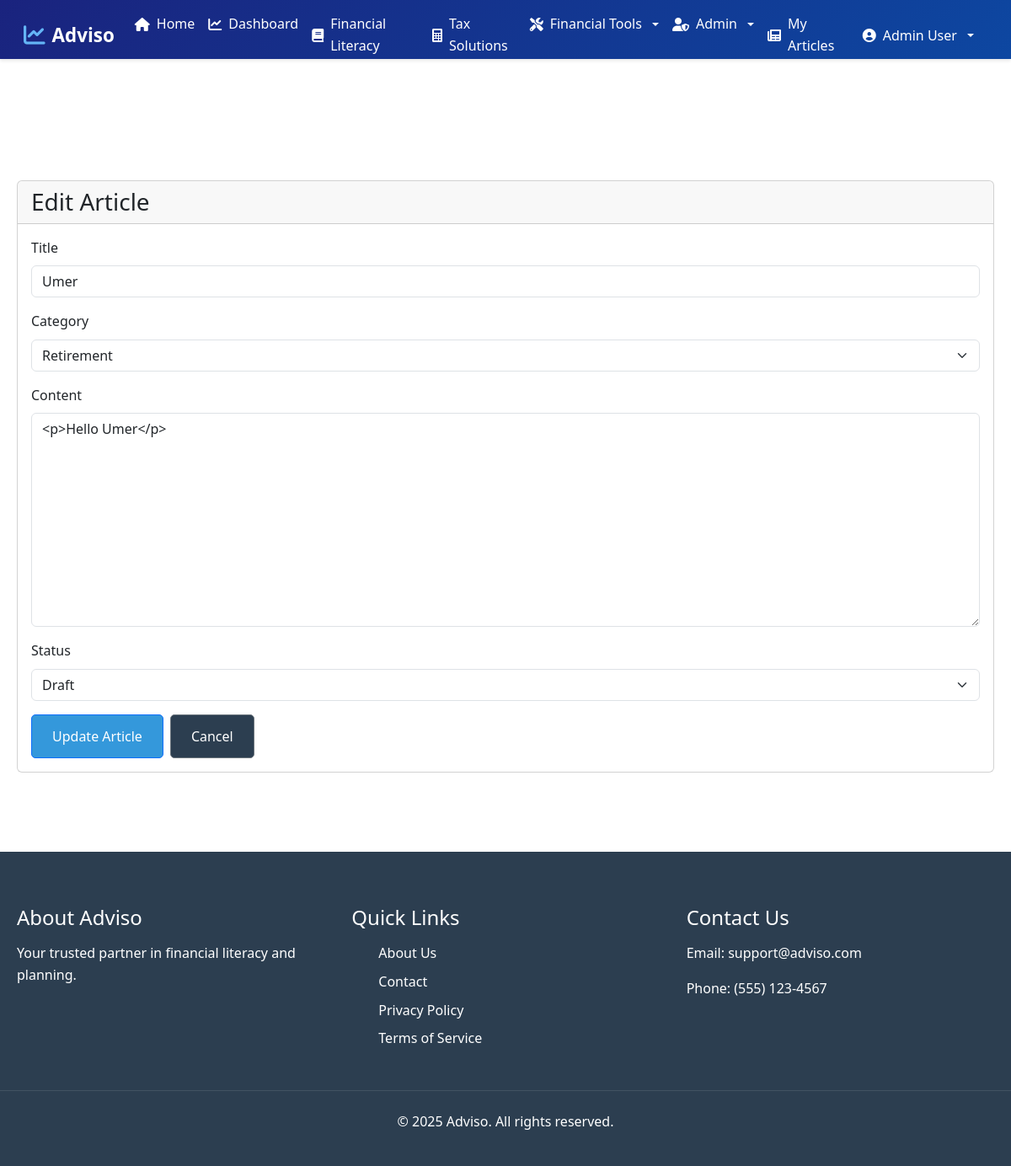
The app's page /edit-article.php?id=1 (signed in) with its own data.
### tables this page shows
CREATE TABLE `articles` (
  `id` int(11) NOT NULL,
  `title` varchar(255) NOT NULL,
  `slug` varchar(255) NOT NULL,
  `content` text NOT NULL,
  `author_id` int(11) NOT NULL,
  `category_id` int(11) NOT NULL,
  `status` enum('draft','pending','published','rejected','revision_needed') NOT NULL DEFAULT 'draft',
  `moderator_feedback` text DEFAULT NULL,
  `moderated_by` int(11) DEFAULT NULL,
  `moderated_at` timestamp NULL DEFAULT NULL,
  `created_at` timestamp NOT NULL DEFAULT current_timestamp(),
  `updated_at` timestamp NOT NULL DEFAULT current_timestamp() ON UPDATE current_timestamp()
);

CREATE TABLE `categories` (
  `id` int(11) NOT NULL,
  `name` varchar(100) NOT NULL,
  `slug` varchar(100) NOT NULL,
  `description` text DEFAULT NULL,
  `created_at` timestamp NOT NULL DEFAULT current_timestamp(),
  `updated_at` timestamp NOT NULL DEFAULT current_timestamp() ON UPDATE current_timestamp()
);

### edit-article.php (the view, shortened to what this page needs)
<?php
require_once 'includes/config.php';
$article_id = isset($_GET['id']) ? (int)$_GET['id'] : 0;
$categories_sql = "SELECT id, name FROM categories ORDER BY name";
$categories_result = $conn->query($categories_sql);
$article_sql = "SELECT * FROM articles WHERE id = ? AND author_id = ?";
$stmt = $conn->prepare($article_sql);
$stmt->bind_param('ii', $article_id, $_SESSION['user_id']);
$stmt->execute();
$result = $stmt->get_result();
$article = $result->fetch_assoc();
include 'includes/header.php';
?>
<div class="container mt-4">
    <div class="row">
        <div class="col-md-12">
            <div class="card">
                <div class="card-header">
                    <h1 class="h3 mb-0">Edit Article</h1>
                </div>
                <div class="card-body">
                    <form method="POST" class="needs-validation" novalidate>
                        <div class="mb-3">
                            <label for="title" class="form-label">Title</label>
                            <input type="text" class="form-control" id="title" name="title"
                                   value="<?php echo htmlspecialchars($article['title']); ?>" required>
                        </div>
                        <div class="mb-3">
                            <label for="category_id" class="form-label">Category</label>
                            <select class="form-select" id="category_id" name="category_id" required>
                                <?php while ($category = $categories_result->fetch_assoc()): ?>
                                    <option value="<?php echo $category['id']; ?>"
                                            <?php echo $article['category_id'] == $category['id'] ? 'selected' : ''; ?>>
                                        <?php echo htmlspecialchars($category['name']); ?>
                                    </option>
                                <?php endwhile; ?>
                            </select>
                        </div>
                        <div class="mb-3">
                            <label for="content" class="form-label">Content</label>
                            <textarea class="form-control" id="content" name="content" rows="10" required><?php echo htmlspecialchars($article['content']); ?></textarea>
                        </div>
                        <div class="mb-3">
                            <label for="status" class="form-label">Status</label>
                            <select class="form-select" id="status" name="status">
                                <option value="draft" <?php echo $article['status'] === 'draft' ? 'selected' : ''; ?>>Draft</option>
                            </select>
                        </div>
                        <div class="d-flex gap-2">
                            <button type="submit" class="btn btn-primary">Update Article</button>
                            <a href="articles.php" class="btn btn-secondary">Cancel</a>
                        </div>
                    </form>
                </div>
            </div>
        </div>
    </div>
</div>
<?php include 'includes/footer.php'; ?>

### assets/css/style.css (style rules this page uses)
* { margin: 0; padding: 0; box-sizing: border-box; }
body { font-family: 'Segoe UI', Tahoma, Geneva, Verdana, sans-serif; line-height: 1.6; color: #333; padding-top: 90px; min-height: 100vh; }
.container { max-width: 1200px; margin: 0 auto; padding: 30px 20px; }
.btn { display: inline-block; padding: 0.8rem 1.5rem; border-radius: 5px; text-decoration: none; font-weight: 500; transition: all 0.3s ease; }
.btn-primary { background-color: #3498db; color: white; }
.btn-secondary { background-color: #2c3e50; color: white; }

### includes/header.php (style rules this page uses)
body { margin-top: 70px; }

### records on screen
articles: title "Umer", category_id "Retirement", content "<p>Hello Umer</p>"

### other values on screen
$_SESSION['name'] "Admin User"
